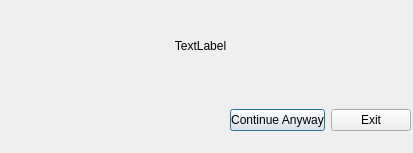
<?xml version="1.0" encoding="UTF-8"?>
<ui version="4.0">
 <class>Dialog</class>
 <widget class="QDialog" name="Dialog">
  <property name="geometry">
   <rect>
    <x>0</x>
    <y>0</y>
    <width>413</width>
    <height>153</height>
   </rect>
  </property>
  <property name="windowTitle">
   <string>Dialog</string>
  </property>
  <widget class="QLabel" name="label">
   <property name="geometry">
    <rect>
     <x>20</x>
     <y>10</y>
     <width>361</width>
     <height>71</height>
    </rect>
   </property>
   <property name="text">
    <string>TextLabel</string>
   </property>
   <property name="textFormat">
    <enum>Qt::AutoText</enum>
   </property>
   <property name="alignment">
    <set>Qt::AlignCenter</set>
   </property>
  </widget>
  <widget class="QWidget" name="horizontalLayoutWidget">
   <property name="geometry">
    <rect>
     <x>230</x>
     <y>100</y>
     <width>181</width>
     <height>41</height>
    </rect>
   </property>
   <layout class="QHBoxLayout" name="horizontalLayout">
    <item>
     <widget class="QPushButton" name="pushButton">
      <property name="text">
       <string>Continue Anyway</string>
      </property>
     </widget>
    </item>
    <item>
     <widget class="QPushButton" name="pushButton_2">
      <property name="text">
       <string>Exit</string>
      </property>
     </widget>
    </item>
   </layout>
  </widget>
 </widget>
 <resources/>
 <connections/>
</ui>
